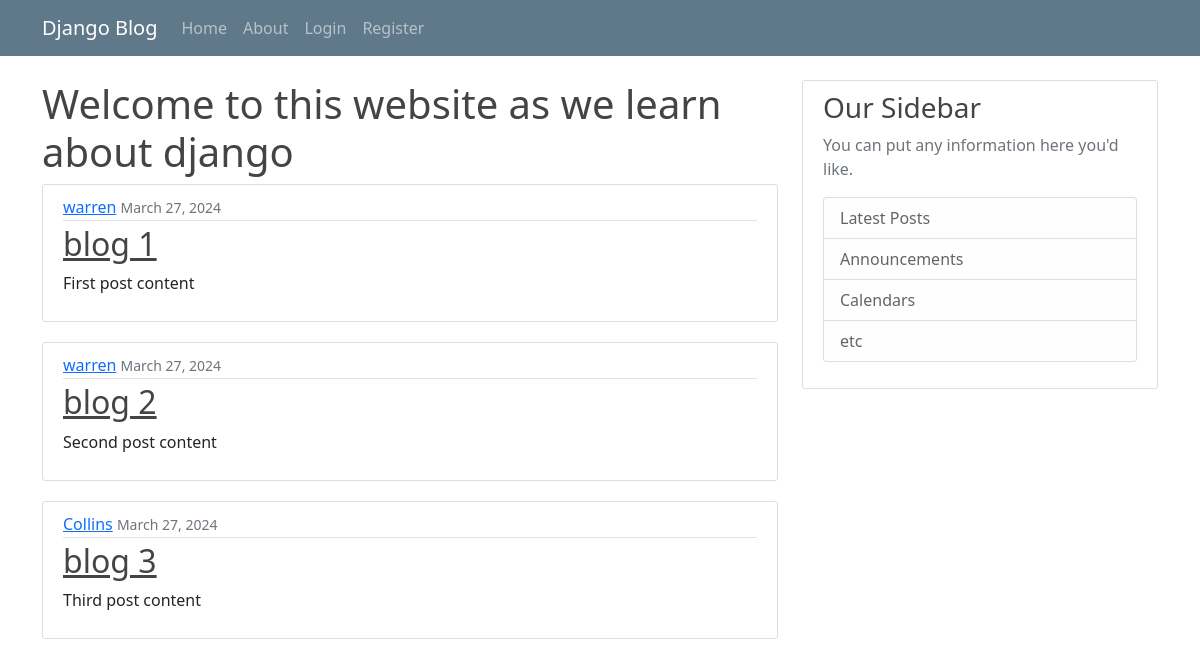
The page / on the database its author committed.
### blog/models.py (models this page shows, shortened)
class Post(models.Model):
    title = models.CharField(max_length=100)
    content = models.TextField()
    date_posted = models.DateTimeField(default=timezone.now)
    author = models.ForeignKey(User, on_delete=models.CASCADE)

### blog/views.py (the view)
# urls.py: path('', views.home, name="blog-home"),
def home(request):
    context = {'posts': Post.objects.all()}
    return render(request, 'blog/home.html', context)

### blog/Templates/blog/home.html (shortened to what this page needs)
{% extends "blog/base.html" %}
{% block content %}
        <h1>Welcome to this website as we learn about django</h1>
        {% for post in posts %}
        <article class="media content-section">
                <div class="media-body">
                  <div class="article-metadata">
                    <a class="mr-2" href="#">{{ post.author }}</a>
                    <small class="text-muted">{{ post.date_posted|date:"F d, Y" }}</small>
                  </div>
                  <h2><a class="article-title" href="#">{{ post.title }}</a></h2>
                  <p class="article-content">{{ post.content }}</p>
                </div>
              </article>
        {% endfor %}
        {% endblock content %}

### blog/static/blog/main.css (style rules this page uses)
body { background: #fafafa; color: #333333; margin-top: 5rem; }
h1, h2, h3, h4, h5, h6 { color: #444444; }
.content-section { background: #ffffff; padding: 10px 20px; border: 1px solid #dddddd; border-radius: 3px; margin-bottom: 20px; }
.article-title { color: #444444; }
.article-content { white-space: pre-line; }
.article-metadata { padding-bottom: 1px; margin-bottom: 4px; border-bottom: 1px solid #e3e3e3 }

### rows shown on the page
Post: author "warren", date_posted "March 27, 2024", title "blog 1", content "First post content"
Post: author "warren", date_posted "March 27, 2024", title "blog 2", content "Second post content"
Post: author "Collins", date_posted "March 27, 2024", title "blog 3", content "Third post content"
